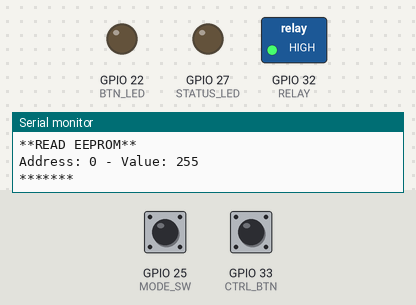
Simulated run of this program. Board: ESP32. On the bench: switched loads named in the program (green lamp = pin HIGH), output pins drawn as LEDs (lit = HIGH), the last lines printed to the serial monitor. The inputs (shaded band) are chosen by the test bench; at power-on: GPIO 33 (CTRL_BTN) HIGH, GPIO 25 (MODE_SW) HIGH. WiFi joins after 1.5 s; servers stay silent unless stated; uploads are accepted with an empty reply; EEPROM starts erased.

Above: at 1.2 s.
1.3 s: GPIO 33 (CTRL_BTN) pulled LOW for 0.15 s
At 2.7 s:
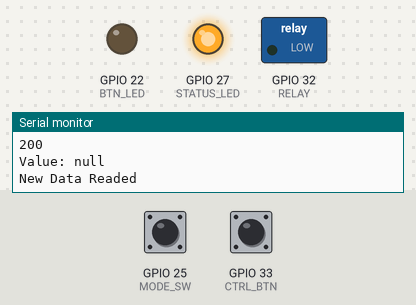
3.0 s: GPIO 33 (CTRL_BTN) pulled LOW for 1 s
At 5.2 s:
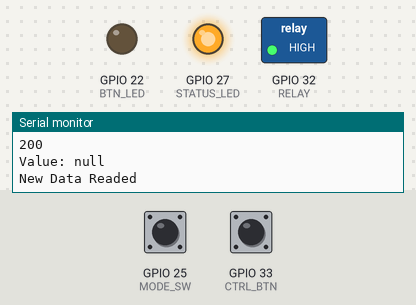
5.5 s: GPIO 33 (CTRL_BTN) pulled LOW for 3.2 s
At 6.1 s:
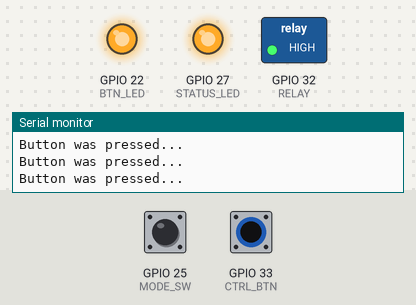
10.2 s: GPIO 25 (MODE_SW) pulled LOW for 0.15 s
At 10.6 s:
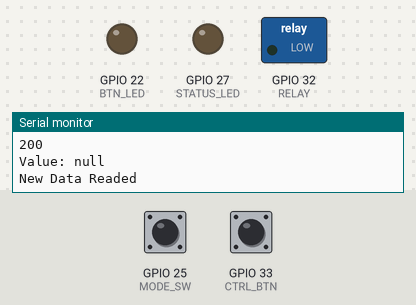
12.0 s: GPIO 25 (MODE_SW) pulled LOW for 3.2 s
At 16.5 s:
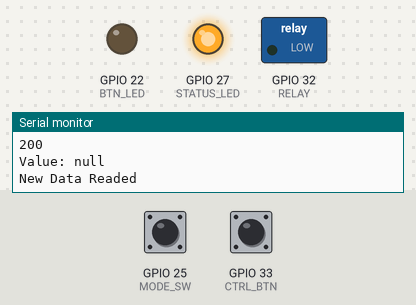
Timing chart, 0 to 17.8 s (numbered marks = the images above; inputs shaded):
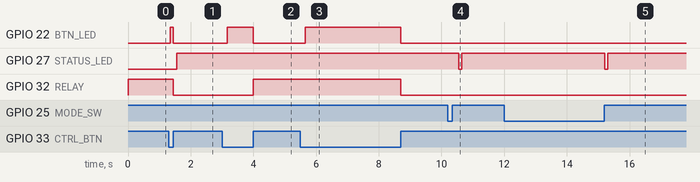

The program:

main.cpp
```cpp
#include <Arduino.h>
#include "WiFi.h"
#include <WiFiUdp.h>
#include <HTTPClient.h>
#include <EEPROM.h>
#define FLASH_MEMORY_SIZE 10
#include <ArduinoJson.h>
DynamicJsonDocument JsonData(256);
#define MODE_SW 25
#define STATUS_LED 27
#define CTRL_BTN 33
#define BTN_LED 22
#define RELAY 32

boolean RelayStatus = false;
byte RelayAddress = 0;
String NameDevice = "V001", KeySecurity = "73029";
String url = "http://192.168.0.102:8000/api";
boolean isPost = false;
boolean check_WifiStatus();
boolean isReset(int btn);
void Reset();
String post_HTTP(String url_, String Data_, String print_);
String get_Value(String Res, String Obj, String item);
void sync_Device();
boolean save_EEPROM(byte address, byte value);
byte read_EEPROM(byte address);
boolean isState(byte sw);
boolean isPress(byte btn);
boolean WifiSmartConfig();
boolean check_WifiStatus();
boolean reconnect_Wifi();

boolean isReset(int btn)
{
  unsigned long time_ = millis();
  unsigned long holdTime = 5000;
  boolean is_Reset = false;
  while (digitalRead(btn) == 0)
  {
    if ((millis() - time_) >= holdTime)
    {
      is_Reset = true;
      break;
    }
  }

  //  Serial.print("is_Reset: ");
  //  Serial.println(is_Reset);
  return is_Reset;
}

void Reset()
{
  boolean ResetLed = LOW;
  if (isReset(CTRL_BTN))
  {
    if (check_WifiStatus())
    {
      if (WiFi.status() == WL_CONNECTED)
      {
        post_HTTP(url + "/resetPassword", "NameDevice=" + NameDevice + "&KeySecurity=" + KeySecurity, "Reset Password");
        while (!isPost)
        {
          post_HTTP(url + "/resetPassword", "NameDevice=" + NameDevice + "&KeySecurity=" + KeySecurity, "Reset Password");
        }
      }
      if (WiFi.status() == WL_CONNECTED)
      {
        post_HTTP(url + "/sendData_KeySecurity", "NameDevice=" + NameDevice + "&KeySecurity=" + KeySecurity + "&Status=" + String(RelayStatus), "New Data Added");
        while (!isPost)
        {
          post_HTTP(url + "/sendData_KeySecurity", "NameDevice=" + NameDevice + "&KeySecurity=" + KeySecurity + "&Status=" + String(RelayStatus), "New Data Added");
        }
      }
      RelayStatus = LOW;
      save_EEPROM(RelayAddress, RelayStatus);
      for (byte i = 0; i < 20; i++)
      {
        digitalWrite(STATUS_LED, ResetLed);
        ResetLed = !ResetLed;
        Serial.println(ResetLed);
        delay(1000);
      }
      ESP.restart();
    }
  }
}

String post_HTTP(String url_, String Data_, String print_)
{
  Serial.println(print_);
  String response_ = "null";
  HTTPClient http;
  http.begin(url_);
  http.setTimeout(5000);
  http.addHeader("Content-Type", "application/x-www-form-urlencoded");
  int httpResponseCode = http.POST(Data_);
  if (httpResponseCode == 200)
  {
    response_ = http.getString();
    Serial.println(httpResponseCode);
    response_.replace("[", "");
    response_.replace("]", "");
    isPost = true;
    //    Serial.println(response);   //Print return code
  }
  else
  {
    Serial.print("Error on sending POST: ");
    Serial.println(httpResponseCode);
    isPost = false;
  }
  http.end(); // Free resources
  return response_;
}

String get_Value(String Res, String Obj, String item)
{
  deserializeJson(JsonData, Res);
  String DataResult_ = JsonData["DataResult"];
  //  Serial.println(DataResult_);
  deserializeJson(JsonData, DataResult_);
  String Obj_ = JsonData[Obj];
  //  Serial.println(Obj_);
  deserializeJson(JsonData, Obj_);
  String item_ = JsonData[item].as<String>();
  //  Serial.println(item_);
  String value_ = item_;
  //  Serial.println("Value: " + (String)value_);
  return value_;
}

void sync_Device()
{
  String value_ = "null";
  if (WiFi.status() == WL_CONNECTED)
  {
    String res_ = post_HTTP(url + "/readData_KeySecurity", "NameDevice=" + NameDevice + "&KeySecurity=" + KeySecurity, "New Data Readed");
    value_ = get_Value(res_, "Data", "Status");
    Serial.println("Value: " + value_);
    if (value_ == "1")
    {
      RelayStatus = true;
      digitalWrite(RELAY, RelayStatus);
    }
    if (value_ == "0")
    {
      RelayStatus = false;
      digitalWrite(RELAY, RelayStatus);
    }
  }
}

boolean save_EEPROM(byte address, byte value)
{
  boolean isSave = false;
  EEPROM.write(address, value);
  EEPROM.commit();
  Serial.println("**WRITE EEPROM**");
  Serial.println("Address: " + (String)address + " - Value: " + (String)EEPROM.read(address));
  Serial.println("*******");
  isSave = true;
}

byte read_EEPROM(byte address)
{
  byte value;
  value = EEPROM.read(address);
  Serial.println("**READ EEPROM**");
  Serial.println("Address: " + (String)address + " - Value: " + (String)value);
  Serial.println("*******");
  return value;
}

boolean isState(byte sw)
{
  unsigned long time_ = millis();
  unsigned long switcTime = 50;
  boolean is_State = false;
  while (true)
  {
    while (digitalRead(sw) == 1)
    {
      if ((millis() - time_) >= switcTime)
      {
        is_State = false;
        digitalWrite(STATUS_LED, LOW);
        //        Serial.println("Normal Mode");
        goto exit_;
      }
    }
    while (digitalRead(sw) == 0)
    {
      if ((millis() - time_) >= switcTime)
      {
        is_State = true;
        digitalWrite(STATUS_LED, HIGH);
        //        Serial.println("WifiSmartConfig Mode");
        goto exit_;
      }
    }
  }
exit_:
{
  return is_State;
}
}

boolean isPress(byte btn)
{
  unsigned long time_ = millis();
  unsigned long pressTime = 50, releasesTime = 2000;
  boolean is_Press = false;
  while (digitalRead(btn) == 0)
  {
    if ((millis() - time_) >= pressTime && (millis() - time_) < releasesTime)
    {
      is_Press = true;
      Serial.println("Button was pressed...");
      digitalWrite(BTN_LED, HIGH);
    }
  }
  digitalWrite(BTN_LED, LOW);
  return is_Press;
}

boolean WifiSmartConfig()
{
  boolean isDone = false;
  unsigned long time_ = millis(), time_blink = 200;
  unsigned long time_ConfigDone, time_ConfigAgain = 10000;
  boolean signal_ = LOW;
  WiFi.mode(WIFI_AP_STA);
  /* start SmartConfig */
  WiFi.beginSmartConfig();

  /* Wait for SmartConfig packet from mobile */
  Serial.println("Waiting for SmartConfig.");
  while (!WiFi.smartConfigDone())
  {
    if ((millis() - time_) >= time_blink)
    {
      signal_ = !signal_;
      digitalWrite(STATUS_LED, signal_);
      time_ = millis();
    }
    if (!isState(MODE_SW))
    {
      goto exit_;
    }
    time_ConfigDone = millis();
  }
  Serial.println("SmartConfig done.");
  /* Wait for WiFi to connect to AP */
  Serial.println("Waiting for WiFi");
  while (WiFi.status() != WL_CONNECTED)
  {
    if ((millis() - time_) >= time_blink)
    {
      signal_ = !signal_;
      digitalWrite(STATUS_LED, signal_);
      time_ = millis();
    }
    if ((millis() - time_ConfigDone) >= time_ConfigAgain)
    {
      save_EEPROM(RelayAddress, RelayStatus);
      ESP.restart();
    }
    if (!isState(MODE_SW))
    {
      goto exit_;
    }
  }
  isDone = true;
  post_HTTP(url + "/sendData_KeySecurity", "NameDevice=" + NameDevice + "&KeySecurity=" + KeySecurity + "&Status=" + String(RelayStatus), "New Data Added");
  Serial.println("WiFi Connected.");
  Serial.print("IP Address: ");
  Serial.println(WiFi.localIP());
  while (isState(MODE_SW))
  {
  }
exit_:
{
  WiFi.begin();
  return isDone;
}
}

boolean check_WifiStatus()
{
  boolean isWifiConnect = false;
  if (WiFi.status() != WL_CONNECTED)
  {
    digitalWrite(STATUS_LED, LOW);
    isWifiConnect = false;
  }
  else
  {
    digitalWrite(STATUS_LED, HIGH);
    isWifiConnect = true;
  }
  //  Serial.println(WiFi.RSSI());
  return isWifiConnect;
}
unsigned long previousMillis_ReconnectWifi = 0;
unsigned long interval_ReconnectWifi = 10000;
boolean reconnect_Wifi()
{
  // if WiFi is down, try reconnecting
  if ((WiFi.status() != WL_CONNECTED) && (millis() - previousMillis_ReconnectWifi >= interval_ReconnectWifi))
  {
    Serial.println("Reconnecting to WiFi...");
    WiFi.disconnect();
    WiFi.reconnect();
    delay(5000);
    previousMillis_ReconnectWifi = millis();
  }
}

void TaskControl(void *pvParameters);
void TaskControl(void *pvParameters) // This is a task.
{
  delay(100);
  unsigned long previousMillis_Alive = 0;
  unsigned long interval_Alive = 60000;
  for (;;)
  {
    if (isPress(CTRL_BTN))
    {
      RelayStatus = !RelayStatus;
      digitalWrite(RELAY, RelayStatus);
      if (WiFi.status() == WL_CONNECTED)
      {
        post_HTTP(url + "/sendData_KeySecurity", "NameDevice=" + NameDevice + "&KeySecurity=" + KeySecurity + "&Status=" + String(RelayStatus), "New Data Added");
        while (!isPost)
        {
          post_HTTP(url + "/sendData_KeySecurity", "NameDevice=" + NameDevice + "&KeySecurity=" + KeySecurity + "&Status=" + String(RelayStatus), "New Data Added");
        }
      }
    }
    sync_Device();
    if (millis() - previousMillis_Alive >= interval_Alive)
    {
      post_HTTP(url + "/keepAlive", "NameDevice=" + NameDevice + "&KeySecurity=" + KeySecurity + "&RSSI=" + (String)WiFi.RSSI(), "Keep Alive");
      while (!isPost)
      {
        post_HTTP(url + "/keepAlive", "NameDevice=" + NameDevice + "&KeySecurity=" + KeySecurity + "&RSSI=" + (String)WiFi.RSSI(), "Keep Alive");
      }
      previousMillis_Alive = millis();
    }
  }
}
void setup()
{
  Serial.begin(115200);
  EEPROM.begin(FLASH_MEMORY_SIZE);
  Serial.println("Waitting setting... ");
  pinMode(STATUS_LED, OUTPUT);
  digitalWrite(STATUS_LED, LOW);
  pinMode(BTN_LED, OUTPUT);
  digitalWrite(BTN_LED, LOW);
  pinMode(RELAY, OUTPUT);
  RelayStatus = read_EEPROM(RelayAddress);
  digitalWrite(RELAY, RelayStatus);
  pinMode(MODE_SW, INPUT_PULLUP);
  pinMode(CTRL_BTN, INPUT_PULLUP);
  xTaskCreatePinnedToCore(
      TaskControl, "TaskControl" // A name just for humans
      ,
      10000 // This stack size can be checked & adjusted by reading the Stack Highwater
      ,
      NULL, 1 // Priority, with 3 (configMAX_PRIORITIES - 1) being the highest, and 0 being the lowest.
      ,
      NULL, 1);
  WiFi.begin();
}

void loop()
{

  while (isState(MODE_SW))
  {
    WifiSmartConfig();
  }
  while (!isState(MODE_SW))
  {
    reconnect_Wifi();
    check_WifiStatus();
    Reset();
  }
}
```

Measured:
- after the input at 1.3 s, GPIO 22 (BTN_LED): LOW → HIGH after 0.05 s, → LOW 0.10 s later; GPIO 32 (RELAY): HIGH → LOW after 0.15 s
- after the input at 3.0 s, GPIO 22 (BTN_LED): LOW → HIGH after 0.16 s, → LOW 0.84 s later; GPIO 32 (RELAY): LOW → HIGH after 1.0 s
- after the input at 5.5 s, GPIO 22 (BTN_LED): LOW → HIGH after 0.16 s, → LOW 3.0 s later; GPIO 32 (RELAY): HIGH → LOW after 3.2 s
- after the input at 10.2 s, GPIO 27 (STATUS_LED): HIGH → LOW after 0.35 s, → HIGH 0.10 s later
- after the input at 12.0 s, GPIO 27 (STATUS_LED): HIGH → LOW after 3.2 s, → HIGH 0.10 s later
